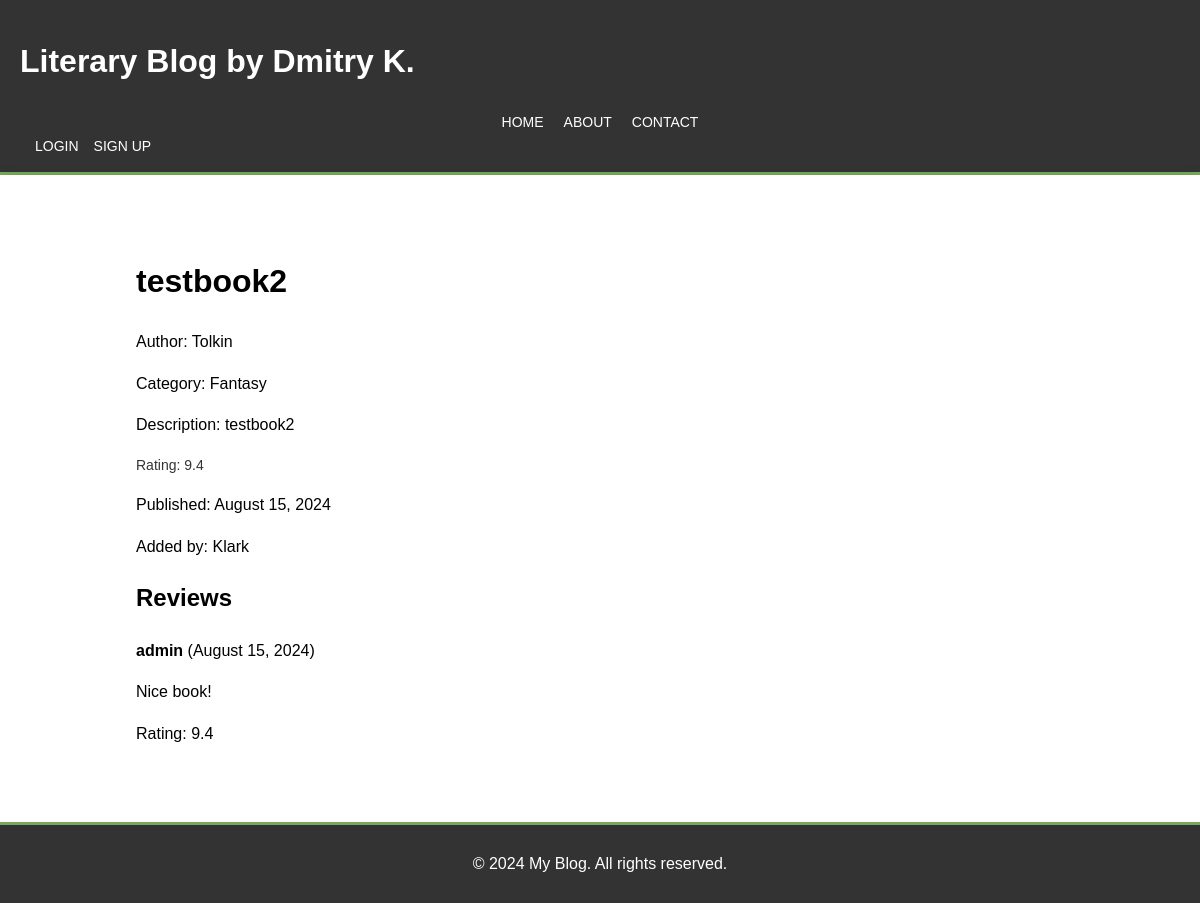
Page /2024/8/15/testbook2/ on the committed database.
### blog/models.py (models this page shows, shortened)
class Book(models.Model):
    title = models.CharField(max_length=100, unique=True)
    slug = models.SlugField(max_length=100, unique_for_date='publish', unique=True)
    author = models.ForeignKey(Author, on_delete=models.CASCADE)
    description = models.TextField()
    category = models.ForeignKey(Category, on_delete=models.CASCADE)
    rating = models.FloatField(default=0, max_length=2)
    added_by = models.ForeignKey(CustomUser, on_delete=models.CASCADE, related_name='user_added_book')
    publish = models.DateTimeField(auto_now_add=True)
    class Meta:
        ordering = ['-publish']
        indexes = [
            models.Index(fields=['-publish'])
        ]

class Author(models.Model):
    name = models.CharField(max_length=100, unique=True)

class Category(models.Model):
    name = models.CharField(max_length=100, unique=True)

class Review(models.Model):
    book = models.ForeignKey(Book, related_name='reviews', on_delete=models.CASCADE)
    user = models.ForeignKey(CustomUser, on_delete=models.CASCADE)
    comment = models.TextField()
    rating = models.FloatField(default=0, max_length=2)
    created = models.DateTimeField(auto_now_add=True)
    class Meta:
        ordering = ['created']
        indexes = [
            models.Index(fields=['created']),
        ]

### accounts/models.py (models this page shows)
class CustomUser(AbstractUser):
    GENDER_CHOICES = [
        ('MALE', 'Male'),
        ('FEMALE', 'Female'),
    ]
    username = models.CharField(max_length=100, unique=True)
    age = models.IntegerField()
    email = models.EmailField(unique=True)
    gender = models.CharField(max_length=10,
                              choices=GENDER_CHOICES,
                              default='MALE')
    groups = models.ManyToManyField(
        'auth.Group',
        related_name='customuser_set',
        blank=True,
        help_text='Groups this user belongs to.',
        verbose_name='groups'
    )
    user_permissions = models.ManyToManyField(
        'auth.Permission',
        related_name='customuser_set',
        blank=True,
        help_text='Specific permissions for this user.',
        verbose_name='user permissions'
    )
    def __str__(self):
        return self.username

### blog/views.py (the view)
# urls.py: path('<int:year>/<int:month>/<int:day>/<slug:slug>/', views.book_detail, name='book_detail'),
def book_detail(request, year, month, day, slug):
    book = get_object_or_404(Book,
                             publish__year=year,
                             publish__month=month,
                             publish__day=day,
                             slug=slug)
    reviews = book.reviews.all()
    form = ReviewForm()
    return render(request,'blog/books/detail.html', {'book': book, 'reviews': reviews, 'form': form})

### templates/blog/books/detail.html (shortened to what this page needs)
{% extends 'blog/base.html' %}
{% block content %}
    <div class="book-detail">
        <h1>{{ book.title }}</h1>
        <p class="author">Author: {{ book.author.name }}</p>
        <p class="category">Category: {{ book.category.name }}</p>
        <p class="description">Description: {{ book.description }}</p>
        <p class="rating">Rating: {{ book.rating }}</p>
        <p class="date">Published: {{ book.publish|date:"F j, Y" }}</p>
        <p class="added_by">Added by: {{ book.added_by }}</p>
    </div>
    <div class="reviews">
        <h2>Reviews</h2>
        {% if reviews %}
            {% for review in reviews %}
                <div class="review">
                    <p><strong>{{ review.user.username }}</strong> ({{ review.created|date:"F j, Y" }})</p>
                    <p>{{ review.comment|linebreaks }}</p>
                    <p>Rating: {{ review.rating }}</p>
                </div>
            {% endfor %}
        {% else %}
            <p>No reviews yet.</p>
        {% endif %}
    </div>
{% endblock %}

### static/blog/css/styles.css (style rules this page uses)
html, body { height: 100%; margin: 0; padding: 0; font-family: Arial, sans-serif; line-height: 1.6; background-color: #f4f4f4; display: flex; flex-direction: column; }
.rating { display: flex; align-items: center; font-size: 14px; color: #333; }

### rows in the picture
Book: title "testbook2", author.name "Tolkin", category.name "Fantasy", description "testbook2", rating "9.4", publish "August 15, 2024", added_by "Klark"
Review: user.username "admin", created "August 15, 2024", comment "Nice book!", rating "9.4"
